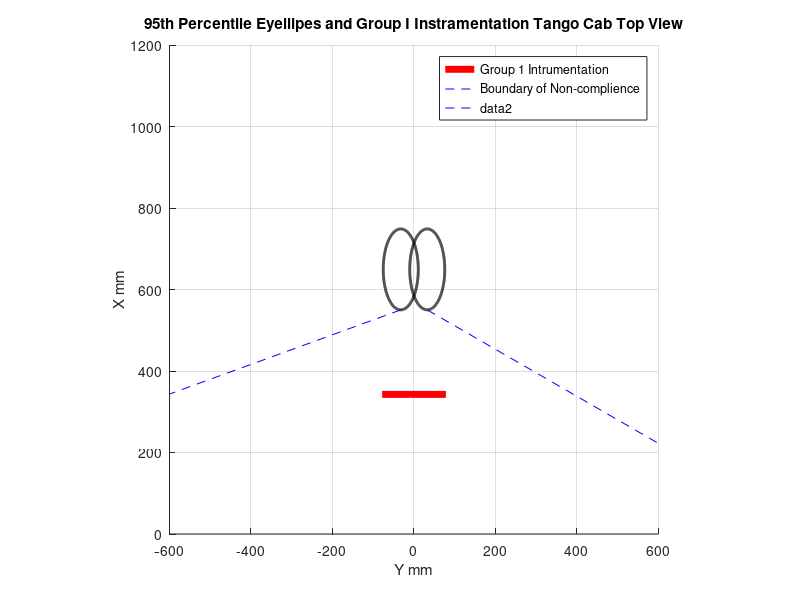

MATLAB code for this plot:
% Primary_18_Top
% Expanded Packing Calcs referenced using the Global Cartesian Tengo cab Referece Frame
% The Tengo Cab Global Cartesian Referecne frames orgin is located in the verticle 
% z axis at the lower floor of the cab, and the front to back horizontal x location
% at the front extreme of the cab beyoned the accelerator and break pedal. Also note
% that since we are using the floor as the z=0 reference, the H30 values also corresponed
% to the H70 value for z location of the SgRP, definatly not standard practice, however
% very convienent in our case. All this is related in the 2d plane top view of the 
% Tango cab
% z=24.6966 from z=0 to bottom of instramentation
% z= 27.9 from z=0 to top of instramentation
% x=13.49 from x=0 to bottom of instrumentation
% x=12.72 from x=0 top of instramentaion
% This code checks for complience of instrumentation in the cabs Top view

clear all;
clc;

H30=input("Choose the H30 value you wish to Evaluate ") % Prompt user for input on 
% H30 value, 340 mininmum, and 440 maximum Note: The tangos H30 value is 380mm.

H30cm=H30/10;

PPAD=78.96-0.15.*(H30cm)-.0173.*(H30cm).^2; % Pedal Plane Angle degrees

PPA=deg2rad(PPAD); % Pedal Plane Angle Radians

L=203.*cos(PPA); % Ball of Foot Reference point lenght to heel mm

X=793.7+.903387.*H30-.00225518.*(H30).^2; % Defines the x location of the Accomidation 
% Tool Reference line aft of the Accomidation Ball of foot Referece point

X95=913.7+.672316.*H30-.0019553.*(H30).^2; % 95th percentile selected seat postion
% Curve where X95 is the location in mm aft of the Ball of foot Reference point

% The following if statments allow for the three directly measured Accomidation
% Ball of foot reference to be used for the H30 values of 340,390,and 440. If none
% of the directly measured values are used, then the linear inturpilated equation
% is used to evaluate AHR, which is obviously less accurate than using one of the
% directly measured values.

if H30==340
  AHR=238.15;
elseif H30==390
 AHR=269.875;
elseif H30==440
  AHR=314.325;
else
  AHR=.762.*(H30)-23;
 endif
 ABFR=AHR-L; % Accomidation Ball of foot Reference point X value from front 
% of cab in terms of H30 mm in the Global cartesian reference frame mm

Xg=X+ABFR; % Class A vehicle Accomidation Tool Referecne line in The Tengo Cab 
% Global Cartesain Coordinate system

X95g=X95+ABFR; % 95th percentile selected seat postion curve in the Tengo cab Global
% Cartesian Coordinate system

L40=input("Choose an L40 Angle Value to Evaluate ")% evaluating on the reasonable
% to the extreme, 25 degrees very common value, 5 degrees is extraordinarly lower
% and 40 degrees is rediculously high.

% Evaluate the center location of our 95th percentile eyellipses 

Cx=X95g-259.91472+10.281641.*(L40)-.032032.*(L40).^2;

% Y location of the two eye ellipses in the Tangos Global Carteesian reference frame
% which the zero Y location corresponds directly to the longitudinal axis of the
% vehicle 

Cy1=32.5;

Cy2=-32.5;

theta=deg2rad(0); % Specifies the Tilt angle of th Eyellipes from the horizontal

alpha=linspace(0,2*pi,1000);

Rx=99.45; % Major Radius/axis ;

Ry=43; % minor Radius/axis;

x=Rx.*cos(alpha).*cos(theta)-Ry.*sin(alpha).*sin(theta)+Cx;

y1=Rx.*cos(alpha).*sin(theta)+Ry.*sin(alpha).*cos(theta)+Cy1;

y2=Rx.*cos(alpha).*sin(theta)+Ry.*sin(alpha).*cos(theta)+Cy2;

Ixloc=342.646; % Specifies the location of the instramentation in the x

% Specifies the end points of the instramentation in the y axis.
Iyloc1=-78.2365;
Iyloc2=78.2365;

Ex1=32.5;
Ex2=-32.5;
ang1=deg2rad(30);
ang2=deg2rad(20);

xminloc=min(min(x));

Y12=Ex1+(xminloc/tan(ang1));
Y21=Ex2-(xminloc/tan(ang2));


Ix=[342.646,342.646];
Iy=[-78.2365,78.2365];


X=[xminloc,0];

Y1=[Ex1,Y12];
Y2=[Ex2,Y21];


hold on;
grid on;
axis equal;

plot(y1,x,'lineWidth',2,'color','k',y2,x,'lineWidth',2,'color','k');
plot(Iy,Ix,"color",'r','lineWidth',5,";Group 1 Intrumentation;");
plot(Y1,X,"color",'b',"linestyle","--",";Boundary of Non-complience;");
plot(Y2,X,"color",'b',"linestyle","--");

title("95th Percentile Eyellipes and Group I Instramentation Tango Cab Top View");
xlim([-600 600]);
ylim([0 1200]);
xlabel("Y mm");
ylabel("X mm");
saveas(1,"ADR18fig2","jpg")
